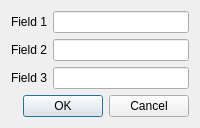
<?xml version="1.0" encoding="UTF-8"?>
<ui version="4.0">
 <class>ValidatedDialog</class>
 <widget class="QDialog" name="ValidatedDialog">
  <layout class="QFormLayout" name="formLayout">
   <item row="0" column="0"><widget class="QLabel" name="label1"><property name="text"><string>Field 1</string></property></widget></item>
   <item row="0" column="1"><widget class="QLineEdit" name="lineEdit1"/></item>
   <item row="1" column="0"><widget class="QLabel" name="label2"><property name="text"><string>Field 2</string></property></widget></item>
   <item row="1" column="1"><widget class="QLineEdit" name="lineEdit2"/></item>
   <item row="2" column="0"><widget class="QLabel" name="label3"><property name="text"><string>Field 3</string></property></widget></item>
   <item row="2" column="1"><widget class="QLineEdit" name="lineEdit3"/></item>
   <item row="3" column="0" colspan="2"><widget class="QDialogButtonBox" name="buttonBox">
     <property name="standardButtons"><set>QDialogButtonBox::Ok|QDialogButtonBox::Cancel</set></property>
   </widget></item>
  </layout>
 </widget>
</ui>
